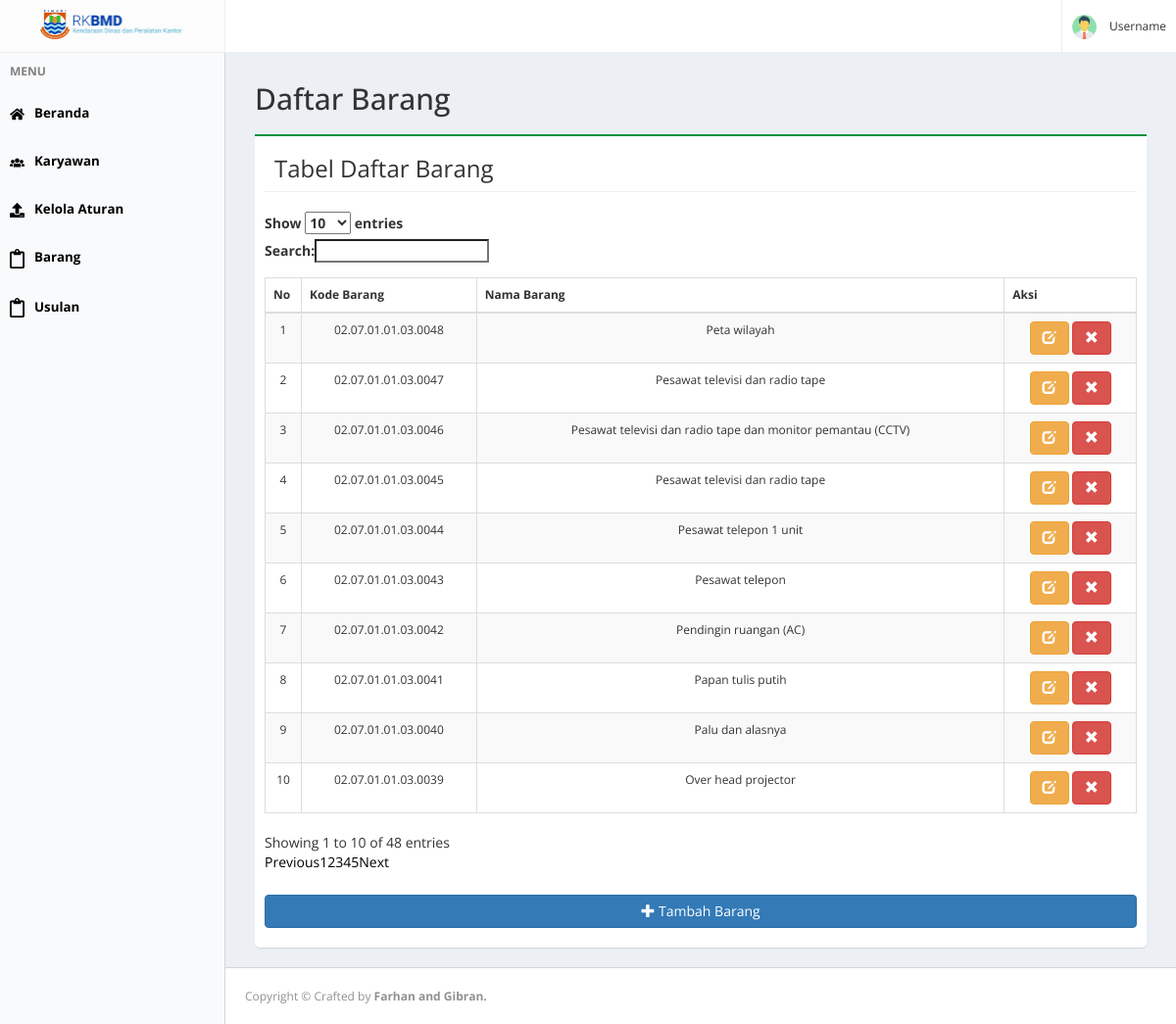
The app's page /alpha_skpd/pengelola/?data=barang (signed in) with its own data.
### tables this page shows
CREATE TABLE `barang` (
  `kode_barang` varchar(64) NOT NULL,
  `nama_barang` varchar(64) DEFAULT NULL
);

### alpha_skpd/pengelola/barang/index.php (the view, shortened to what this page needs)
<?php
	include("koneksi/koneksi.php");
?>
<div class="main-dash">
	<div class="main-content">
		<div class="main-title"><h2>Daftar Barang</h2></div>
		<div class="content-big green"><h3 class="content-title">Tabel Daftar Barang</h3><br/>
		<table align = "center" cellpadding = "20" id="example" class="table table-striped table-bordered">
			<thead>
			<tr>
				<th>No</th>
				<th>Kode Barang</th>
				<th>Nama Barang</th>
				<th>Aksi</th>
			</tr>
			</thead>
			<tbody>
			<?php
				$tampil = mysqli_query($koneksi,"select * from barang order by kode_barang desc");
				$no = 0;
				while ($data = mysqli_fetch_array($tampil)){
				$no++;
			?>
			<tr>
				<td ><?php echo $no; ?></td>
				<td><?php echo $data['kode_barang']; ?></td>
				<td><?php echo $data['nama_barang']; ?></td>
				<td>
				<?php echo"<a href=?data=edit_barang&&kode=$data[kode_barang]><button class=\"btn btn-warning\" title=\"Edit Data\"><i class=\"glyphicon glyphicon-edit\"></i></button></a>"; ?>
				<?php echo"<a href=\"?data=hapus_barang&&kode=$data[kode_barang]\" onClick=\"return confirm('Apakah Anda benar-benar akan menghapus data?')\"><button class=\"btn btn-danger\" title=\"Hapus Data\"><i class=\"glyphicon glyphicon-remove\"></i></button></a>"; ?>
				</td>
			</tr>
			<?php
				}
			?>
			</tbody>
		</table>
		<h2 align=center>
			<a href="?data=input_barang"><button class="btn btn-primary" style="width:100%;"><i class="glyphicon glyphicon-plus"></i> Tambah Barang</button></a></a>
		</h2>
		</div>
	</div>
</div>

### alpha_skpd/pengelola/index.php (shortened to what this page needs)
<?php
	if($_SESSION['level']==0 and $_SESSION['login']=='aktif'){
	$barang = 'barang/index';
?>
<!DOCTYPE html>
<html>
  <head>
	<link href="assets/css/styles.css" rel="stylesheet"/>
	<link rel="stylesheet" type="text/css" href="https://maxcdn.bootstrapcdn.com/bootstrap/3.3.7/css/bootstrap.min.css"/>
	<link rel="stylesheet" type="text/css" href="https://cdn.datatables.net/1.10.16/css/dataTables.bootstrap.min.css"/>
	<link rel="stylesheet" href="../assets/css/style.css">
  </head>
  <body class="cek">
	<div>
		<div class="header-dash">
				<div class="dash-logo">
					<center><img src="../assets/img/logo.png" width="150px"></center>
				</div>
				<div class="dash-bar" onclick="dropdown()">
					<img src="../assets/img/user_pict.svg" class="img">
					<?php
						echo "Username";
					?>
				</div>
		</div>
		<div class="content-dash">
			<div class="side-dash">
				<ul class="menu-sidebar">
					<li class="header">MENU</li>
					<li><a href='?data=beranda'><img src="../assets/img/home.svg" class="menu-icon">Beranda</a></li>
					<li><a href="?data=karyawan"><img src="../assets/img/users.svg" class="menu-icon">Karyawan</a></li>
					<li><a href="?data=aturan"><img src="../assets/img/upload.svg" class="menu-icon">Kelola Aturan</a></li>
					<li><a href="?data=barang"><img src="../assets/img/clipboard.svg" class="menu-icon">Barang</a></li>
					<li><a href="?data=usulan"><img src="../assets/img/clipboard.svg" class="menu-icon">Usulan</a></li>
				</ul>
				</div>
				<?php
					switch ($_GET['data']) {
						case 'barang':	include "$barang.php";		break;
					}
				?>
			<footer class="foot_dash">
			<p>Copyright &copy; Crafted by <b>Farhan and Gibran.</b></p>
			</footer>
		</div>
	</div>
  </body>
</html>
<?php
}
?>

### alpha_skpd/pengelola/assets/css/styles.css (style rules this page uses)
* { margin:0; padding:0; }
html { background-color: #f3f3f3; }
body { font: normal 14px sans-serif; }

### alpha_skpd/assets/css/style.css (style rules this page uses)
body { font-family: 'Open Sans','Helvetica Neue',Helvetica,Arial,sans-serif; -webkit-font-smoothing: antialiased; }
.cek { margin:0px; }
a { color:black; text-decoration:none; }
footer { padding:30px 0px; background-color:#F5F5F5; color:#7B7B7B; font-size:15px; text-align:center; }
footer p { margin-top:30px; font-size:12px; color:#919191; }
.foot_dash { padding:10px 0px 10px 20px; background-color:#FFF; color:#7B7B7B; font-size:15px; text-align:left; margin-left:230px; border-top:1px solid #D2D6DE; }
.foot_dash p { margin-top:10px; font-size:12px; color:#919191; }
.header-dash { background-color:white; border-bottom : 1px solid #efefef; width:100%; display:flex; justify-content: space-between; position:fixed; z-index:99; }
.dash-logo { width:230px; border-right:1px solid #efefef; }
.dash-logo img { margin:8px auto; }
.dash-bar { padding:0px 10px; border-left:1px solid #efefef; font-size:12px; line-height:53px; min-width:100px; list-style:none; }
.dash-bar img { border-radius:50%; width:25px; height:25px; vertical-align:middle; margin-right:10px; }
.content-dash { width:100%; padding-top:54px; }
.side-dash { float:left; position:fixed; width:230px; background-color:#F9FAFC; height:100%; border-right:1px solid #D2D6DE; }
.main-dash { padding-left:260px; background-color:#ECF0F5; min-height:500px; padding-top:10px; padding-right:30px; padding-bottom:20px; }
.menu-sidebar { list-style:none; padding:0; }
.menu-sidebar .header { font-size:12px; padding:0; margin:10px 0px; padding-left:10px; font-weight:bold; color:grey; }
.menu-sidebar li { font-size:10pt; padding-top:15px; padding-bottom:15px; padding-left:10px; font-weight:bold; }
.main-content { width:100%; }
.content-big { min-height:300px; background-color:white; border-bottom-left-radius:5px; border-bottom-right-radius:5px; padding:10px; margin-top:20px; box-shadow: 0 1px 1px rgba(0,0,0,0.1); }
.green { border-top:2px solid #019140; }
.content-title { border-bottom:1px solid #efefef; padding:10px; margin:0px; font-weight:normal; }
.menu-icon { display:inline; width:15px; margin-right:10px; }
.table { width:100%; border-collapse:collapse; border-spacing:0; margin-top:10px; font-size:12px; }
.table th { padding:10px 0px; border-bottom:2px solid #efefef; }
.table td { padding:10px 0px; border-bottom:1px solid #efefef; text-align:center; }

### records on screen
barang: kode_barang "02.07.01.01.03.0048", nama_barang "Peta wilayah"
barang: kode_barang "02.07.01.01.03.0047", nama_barang "Pesawat televisi dan radio tape"
barang: kode_barang "02.07.01.01.03.0046", nama_barang "Pesawat televisi dan radio tape dan monitor pemantau (CCTV)"
barang: kode_barang "02.07.01.01.03.0045", nama_barang "Pesawat televisi dan radio tape"
barang: kode_barang "02.07.01.01.03.0044", nama_barang "Pesawat telepon 1 unit"
barang: kode_barang "02.07.01.01.03.0043", nama_barang "Pesawat telepon"
barang: kode_barang "02.07.01.01.03.0042", nama_barang "Pendingin ruangan (AC)"
barang: kode_barang "02.07.01.01.03.0041", nama_barang "Papan tulis putih"
barang: kode_barang "02.07.01.01.03.0040", nama_barang "Palu dan alasnya"
barang: kode_barang "02.07.01.01.03.0039", nama_barang "Over head projector"
